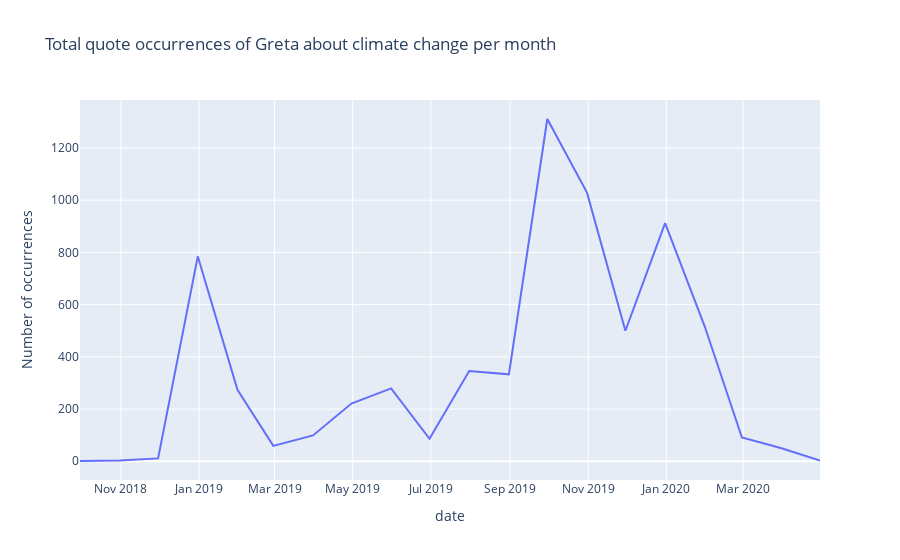

Here is the notebook cell this chart was saved with:
### Code cell
fig = px.line(greta_quotes_sum, y="numOccurrences", labels={'numOccurrences': "Number of occurrences"}, title="Total quote occurrences of Greta about climate change per month")

fig.update_layout({
    "paper_bgcolor": "rgba(0, 0, 0, 0)",
})
fig.show()
fig.write_html('plots/greta_quoted.html', include_plotlyjs='cdn')

### Figure 1 — Plotly figure (JSON) as saved in the notebook; plotly's stock layout.template omitted (floating-point values rounded to 4 significant figures)
{"data": [{"hovertemplate": "date=%{x}<br>Number of occurrences=%{y}<extra></extra>", "legendgroup": "", "line": {"color": "#636efa", "dash": "solid"}, "marker": {"symbol": "circle"}, "mode": "lines", "name": "", "orientation": "v", "showlegend": false, "type": "scatter", "x": ["2018-09-30T00:00:00", "2018-10-31T00:00:00", "2018-11-30T00:00:00", "2018-12-31T00:00:00", "2019-01-31T00:00:00", "2019-02-28T00:00:00", "2019-03-31T00:00:00", "2019-04-30T00:00:00", "2019-05-31T00:00:00", "2019-06-30T00:00:00", "2019-07-31T00:00:00", "2019-08-31T00:00:00", "2019-09-30T00:00:00", "2019-10-31T00:00:00", "2019-11-30T00:00:00", "2019-12-31T00:00:00", "2020-01-31T00:00:00", "2020-02-29T00:00:00", "2020-03-31T00:00:00", "2020-04-30T00:00:00"], "xaxis": "x", "y": [1, 3, 11, 785, 274, 59, 99, 221, 279, 86, 346, 333, 1311, 1029, 500, 912, 516, 91, 50, 3], "yaxis": "y"}], "layout": {"autosize": true, "legend": {"tracegroupgap": 0}, "paper_bgcolor": "rgba(0, 0, 0, 0)", "title": {"text": "Total quote occurrences of Greta about climate change per month"}, "xaxis": {"anchor": "y", "autorange": true, "domain": [0, 1], "range": ["2018-09-30", "2020-04-30"], "title": {"text": "date"}, "type": "date"}, "yaxis": {"anchor": "x", "autorange": true, "domain": [0, 1], "range": [-71.78, 1384.0], "title": {"text": "Number of occurrences"}, "type": "linear"}}}
